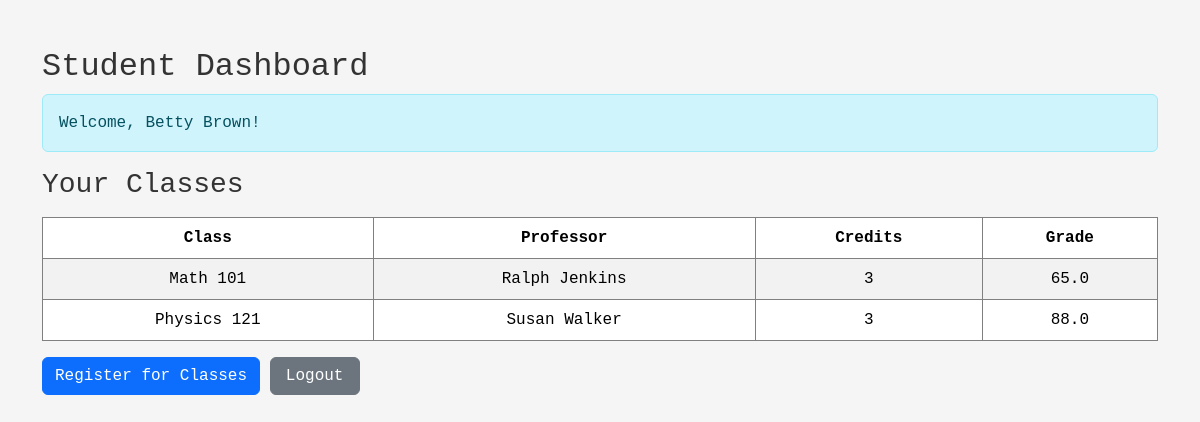
/student/dashboard (signed in), run on the app's committed database.
### Lab 08/models.py (models this page shows, shortened)
class Course(db.Model):
    __tablename__ = 'courses'
    id = db.Column(db.Integer, primary_key=True)
    name = db.Column(db.String(100), nullable=False)
    description = db.Column(db.Text, nullable=True)
    capacity = db.Column(db.Integer, nullable=False, default=30)
    teacher_id = db.Column(db.Integer, db.ForeignKey('teachers.id'), nullable=False)
    enrollments = db.relationship('Enrollment', backref='course', lazy=True)

class Teacher(db.Model):
    __tablename__ = 'teachers'
    id = db.Column(db.Integer, primary_key=True)
    name = db.Column(db.String(100), nullable=False)
    email = db.Column(db.String(100), unique=True, nullable=False)
    password_hash = db.Column(db.String(200), nullable=False)
    courses = db.relationship('Course', backref='teacher', lazy=True)

class Enrollment(db.Model):
    __tablename__ = 'enrollments'
    id = db.Column(db.Integer, primary_key=True)
    student_id = db.Column(db.Integer, db.ForeignKey('students.id'), nullable=False)
    course_id = db.Column(db.Integer, db.ForeignKey('courses.id'), nullable=False)
    grade = db.Column(db.Float, nullable=True)
    __table_args__ = (
        db.UniqueConstraint('student_id', 'course_id', name='unique_enrollment'),
    )

### Lab 08/app.py (the view)
@app.route('/student/dashboard')
def student_dashboard():
    if 'user_id' not in session or session.get('role') != 'student':
        return redirect(url_for('student_login'))
    student_id = session['user_id']
    student_name = session['user_name']
    print(f"Loading dashboard for student: {student_name} (ID: {student_id})")
    enrollments = Enrollment.query.filter_by(student_id=student_id).join(Course).all()
    enrolled_courses = []
    for enrollment in enrollments:
        enrolled_courses.append({
            'name': enrollment.course.name,
            'professor': enrollment.course.teacher.name,
            'credits': 3,  # Default credits
            'grade': enrollment.grade
        })
    print(f"Student has {len(enrolled_courses)} enrolled courses")
    return render_template('student_dashboard.html',
                         student_name=student_name,
                         courses=enrolled_courses)

### Lab 08/templates/student_dashboard.html (shortened to what this page needs)
<!DOCTYPE html>
<html lang="en">
<head>
  <link href="https://cdn.jsdelivr.net/npm/bootstrap@5.3.2/dist/css/bootstrap.min.css" rel="stylesheet">
  <link rel="stylesheet" href="/static/css/style.css">
</head>
<body>
<div class="container mt-5">
  <h2>Student Dashboard</h2>
  {% if student_name %}
    <div class="alert alert-info">Welcome, {{ student_name }}!</div>
  {% endif %}
  <h3>Your Classes</h3>
  <table class="table table-striped" id="enrolledTable">
    <thead>
      <tr>
        <th>Class</th>
        <th>Professor</th>
        <th>Credits</th>
        <th>Grade</th>
      </tr>
    </thead>
    <tbody>
      {% for course in courses %}
      <tr>
        <td>{{ course.name }}</td>
        <td>{{ course.professor }}</td>
        <td>{{ course.credits }}</td>
        <td>{{ course.grade if course.grade else 'Not graded' }}</td>
      </tr>
      {% endfor %}
    </tbody>
  </table>
  <button id="registerClassesBtn" class="btn btn-primary">Register for Classes</button>
  <button onclick="logoutStudent()" class="btn btn-secondary">Logout</button>
</div>
</body>
</html>

### Lab 08/static/css/style.css (style rules this page uses)
body { margin: 25px; background-color: whitesmoke; color: #333; font-family: 'Courier New', Courier, monospace; }
button { background-color: green; color: white; border: none; padding: 8px 12px; border-radius: 5px; cursor: pointer; }
table { width: 100%; border-collapse: collapse; margin-top: 15px; background-color: white; }
th, td { border: 1px solid gray; padding: 10px; text-align: center; }
th { background-color: green; color: white; }
.btn { min-width: 90px; }

### data on the page
Course: name "Math 101"
Teacher: professor "Ralph Jenkins"
Enrollment: grade "65.0"
Course: name "Physics 121"
Teacher: professor "Susan Walker"
Enrollment: grade "88.0"

### other printed values
{{ student_name }} "Betty Brown"
{{ course.credits }} "3" "3"
